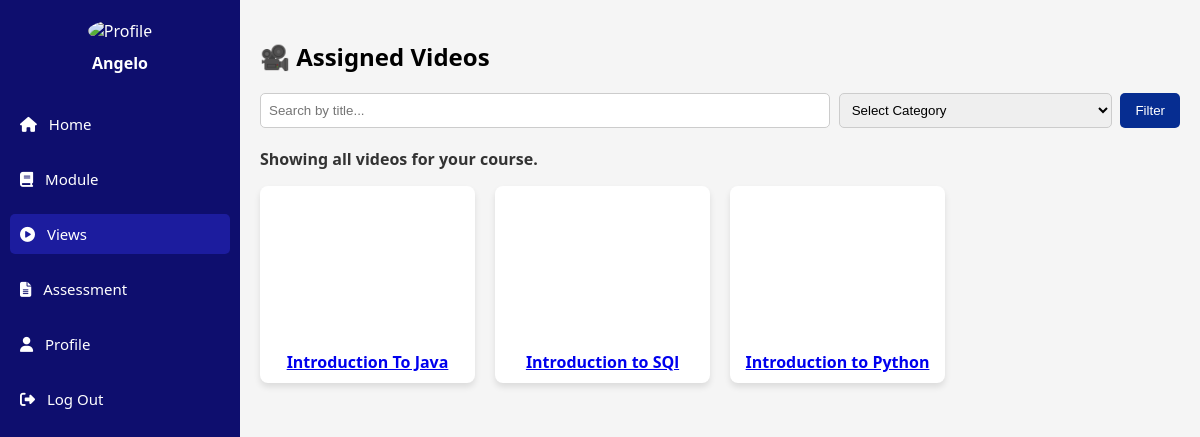
Page /student/views.php (signed in) on the committed database.
### tables this page shows
CREATE TABLE `users` (
  `id` int(11) NOT NULL,
  `email` varchar(100) NOT NULL,
  `department` varchar(100) DEFAULT NULL,
  `password` varchar(255) NOT NULL,
  `role` enum('student','teacher','admin') DEFAULT 'student',
  `created_at` timestamp NOT NULL DEFAULT current_timestamp(),
  `status` enum('pending','approved','rejected') DEFAULT 'pending',
  `first_name` varchar(100) DEFAULT NULL,
  `middle_name` varchar(100) DEFAULT NULL,
  `last_name` varchar(100) DEFAULT NULL,
  `suffix_name` varchar(20) DEFAULT NULL,
  `course` varchar(50) DEFAULT NULL,
  `section` varchar(50) DEFAULT NULL,
  `sex` varchar(10) DEFAULT NULL,
  `year` varchar(10) DEFAULT NULL,
  `id_number` varchar(50) DEFAULT NULL,
  `reset_token` varchar(64) DEFAULT NULL,
  `reset_expiry` datetime DEFAULT NULL,
  `otp_code` varchar(10) DEFAULT NULL,
  `otp_expiry` datetime DEFAULT NULL,
  `department_id` int(11) DEFAULT NULL,
  `profile_pic` varchar(255) DEFAULT NULL,
  `otp_purpose` varchar(20) DEFAULT 'register'
);

CREATE TABLE `views` (
  `id` int(11) NOT NULL,
  `title` varchar(255) NOT NULL,
  `description` text DEFAULT NULL,
  `category` varchar(100) DEFAULT NULL,
  `video_path` varchar(255) NOT NULL,
  `likes` int(11) DEFAULT 0,
  `created_at` timestamp NOT NULL DEFAULT current_timestamp(),
  `course` varchar(255) NOT NULL
);

### student/views.php (the view, shortened to what this page needs)
<?php
require_once('../includes/db.php');
$student_id = $_SESSION['user_id'];
$student_query = "SELECT first_name, course FROM users WHERE id = ?";
$stmt = $conn->prepare($student_query);
$stmt->bind_param("i", $student_id);
$stmt->execute();
$stmt->bind_result($first_name, $course);
$search = isset($_GET['search']) ? $_GET['search'] : '';
$category_filter = isset($_GET['category']) ? $_GET['category'] : '';
$videos_query = "
    SELECT v.id, v.title, v.video_path AS link, v.category
    FROM views v
    WHERE v.course = ?
";
$videos_stmt = $conn->prepare($videos_query);
if ($search && $category_filter) {
    $videos_stmt->bind_param("sss", $course, $search, $category_filter);
} elseif ($search) {
    $videos_stmt->bind_param("ss", $course, $search);
} elseif ($category_filter) {
    $videos_stmt->bind_param("ss", $course, $category_filter);
} else {
    $videos_stmt->bind_param("s", $course);
}
$videos_stmt->execute();
$videos_result = $videos_stmt->get_result();
?>
<!DOCTYPE html>
<html lang="en">
<head>
    <link rel="stylesheet" href="../assets/css/student_dashboard.css">
    <link rel="stylesheet" href="https://cdnjs.cloudflare.com/ajax/libs/font-awesome/6.4.0/css/all.min.css">
</head>
<body>
    <div class="dashboard-container">
        <aside class="sidebar">
            <div class="profile-section">
                <img src="../assets/images/profile.png" alt="Profile" class="profile-pic">
                <h4><?= htmlspecialchars($first_name) ?></h4>
            </div>
            <nav class="nav-links">
                <a href="dashboard.php" class="<?= basename($_SERVER['PHP_SELF']) === 'dashboard.php' ? 'active' : '' ?>"><i class="fas fa-home"></i> Home</a>
                <a href="modules.php" class="<?= basename($_SERVER['PHP_SELF']) === 'modules.php' ? 'active' : '' ?>"><i class="fas fa-book"></i> Module</a>
                <a href="views.php" class="<?= basename($_SERVER['PHP_SELF']) === 'views.php' ? 'active' : '' ?>"><i class="fas fa-play-circle"></i> Views</a>
                <a href="assessment.php" class="<?= basename($_SERVER['PHP_SELF']) === 'assessment.php' ? 'active' : '' ?>"><i class="fas fa-file-alt"></i> Assessment</a>
                <a href="profile.php" class="<?= basename($_SERVER['PHP_SELF']) === 'profile.php' ? 'active' : '' ?>"><i class="fas fa-user"></i> Profile</a>
                <a href="../auth/logout.php"><i class="fas fa-sign-out-alt"></i> Log Out</a>
            </nav>
        </aside>
        <main class="main-content">
            <h2>🎥 Assigned Videos</h2>
            <div class="filter-container">
                <form method="get" action="views.php" style="width: 100%; display: flex; justify-content: space-between;">
                    <input type="text" class="search-bar" name="search" placeholder="Search by title..." value="<?= htmlspecialchars($search) ?>">
                    <select name="category" class="category-select">
                        <option value="">Select Category</option>
                    </select>
                    <button type="submit" class="filter-button">Filter</button>
                </form>
            </div>
            <div class="filter-message">
                <?php if ($search && $category_filter): ?>
                    <p>Showing results for <strong>"<?= htmlspecialchars($search) ?>"</strong> in the <strong>"<?= htmlspecialchars($category_filter) ?>"</strong> category.</p>
                <?php elseif ($search): ?>
                    <p>Showing results for <strong>"<?= htmlspecialchars($search) ?>"</strong>.</p>
                <?php elseif ($category_filter): ?>
                    <p>Showing results for the <strong>"<?= htmlspecialchars($category_filter) ?>"</strong> category.</p>
                <?php else: ?>
                    <p>Showing all videos for your course.</p>
                <?php endif; ?>
            </div>
            <div class="video-cards-container">
                <?php if ($videos_result->num_rows > 0): ?>
                    <?php while ($video = $videos_result->fetch_assoc()): ?>
                        <div class="video-card">
                            <a href="view_video.php?id=<?= htmlspecialchars($video['id']) ?>" class="video-link">
                                <div class="video-thumbnail">
                                    <video muted>
                                        <source src="http://localhost/learnit/uploads/videos/<?= htmlspecialchars($video['link']) ?>" type="video/mp4">
                                    </video>
                                </div>
                                <div class="video-title"><?= htmlspecialchars($video['title']) ?></div>
                            </a>
                        </div>
                    <?php endwhile; ?>
                <?php else: ?>
                    <p>No videos assigned to your course yet.</p>
                <?php endif; ?>
            </div>
        </main>
    </div>
</body>
</html>

### assets/css/student_dashboard.css (style rules this page uses)
body { margin: 0; font-family: 'Segoe UI', sans-serif; }
.dashboard-container { display: flex; height: 100vh; }
.sidebar { background-color: #0e0e6e; color: white; width: 220px; padding: 20px 10px; display: flex; flex-direction: column; }
.profile-section { text-align: center; margin-bottom: 30px; }
.profile-pic { width: 70px; height: 70px; border-radius: 50%; margin-bottom: 10px; }
.profile-section h4 { font-size: 16px; margin: 0; }
.nav-links { display: flex; flex-direction: column; gap: 15px; }
.nav-links a { color: white; text-decoration: none; font-size: 15px; padding: 10px; border-radius: 5px; transition: background-color 0.2s ease; }
.nav-links a:hover, .nav-links a.active { background-color: #1c1c9e; }
.nav-links i { margin-right: 8px; }
.main-content { flex: 1; padding: 20px; overflow-y: auto; background: #f5f5f5; }

### student/views.php (style rules this page uses)
.video-cards-container { display: grid; grid-template-columns: repeat(auto-fill, minmax(200px, 1fr)); gap: 20px; }
.video-card { background-color: white; border-radius: 8px; box-shadow: 0 4px 6px rgba(0, 0, 0, 0.1); transition: transform 0.3s ease; cursor: pointer; text-align: center; }
.video-thumbnail video { width: 100%; height: 150px; object-fit: cover; border-radius: 8px 8px 0 0; }
.video-title { padding: 10px; font-weight: bold; }
.filter-container { display: flex; justify-content: space-between; margin-bottom: 20px; }
.search-bar { width: 60%; padding: 8px; border-radius: 5px; border: 1px solid #ccc; }
.category-select { padding: 8px; border-radius: 5px; border: 1px solid #ccc; }
.filter-button { padding: 8px 15px; background-color: #062D91; color: white; border: none; border-radius: 5px; cursor: pointer; }
.active { background-color: #062D91; color: white; }
.filter-message { margin-top: 20px; font-size: 16px; color: #333; font-weight: bold; }

### rows in the picture
users: first_name "Angelo"
views: title "Introduction To Java"
views: title "Introduction to SQl"
views: title "Introduction to Python"
